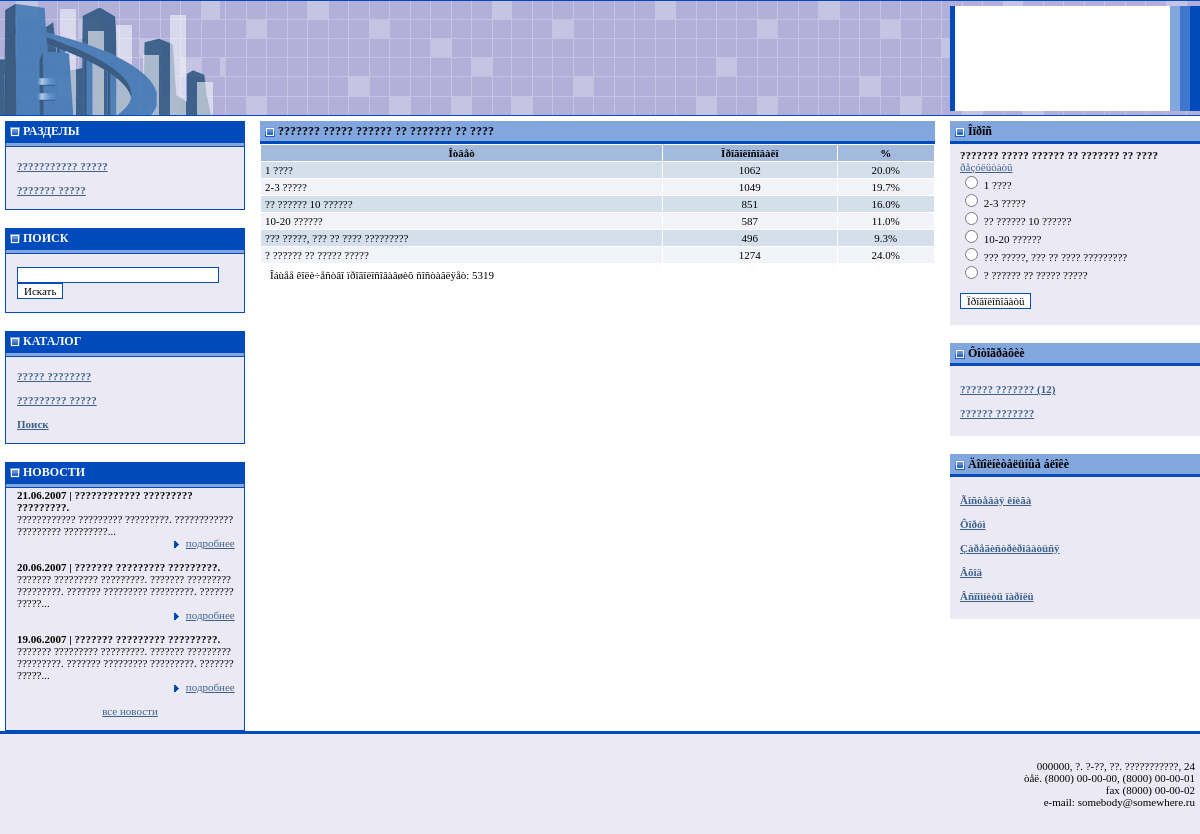
Page /source/poll.php on the committed database.
### tables this page shows
CREATE TABLE system_menu_catalog (
  id_catalog int(11) NOT NULL auto_increment,
  `name` tinytext NOT NULL,
  description text NOT NULL,
  keywords tinytext NOT NULL,
  modrewrite tinytext NOT NULL,
  pos int(11) NOT NULL default '0',
  hide enum('show','hide') NOT NULL default 'show',
  id_parent int(11) NOT NULL default '0',
  PRIMARY KEY  (id_catalog)
);

CREATE TABLE system_catalog (
  id_catalog int(11) NOT NULL auto_increment,
  `name` tinytext NOT NULL,
  description text NOT NULL,
  keywords tinytext NOT NULL,
  modrewrite tinytext NOT NULL,
  pos int(11) NOT NULL default '0',
  hide enum('show','hide') NOT NULL default 'show',
  id_parent int(11) NOT NULL default '0',
  PRIMARY KEY  (id_catalog)
);

CREATE TABLE system_news (
  id_news int(11) NOT NULL auto_increment,
  `name` tinytext NOT NULL,
  body text NOT NULL,
  putdate datetime NOT NULL default '0000-00-00 00:00:00',
  url tinytext NOT NULL,
  urltext tinytext NOT NULL,
  urlpict tinytext NOT NULL,
  hide enum('show','hide') NOT NULL default 'show',
  PRIMARY KEY  (id_news),
  FULLTEXT KEY `name` (`name`,body)
);

CREATE TABLE system_poll (
  id_catalog int(11) NOT NULL auto_increment,
  `name` text,
  archive enum('archive','active') NOT NULL default 'archive',
  hide enum('show','hide') NOT NULL default 'show',
  putdate datetime default NULL,
  PRIMARY KEY  (id_catalog)
);

CREATE TABLE system_poll_answer (
  id_position int(10) NOT NULL auto_increment,
  `name` text,
  pos int(4) default NULL,
  hits int(11) default NULL,
  id_catalog int(11) default NULL,
  PRIMARY KEY  (id_position)
);

CREATE TABLE system_photo_catalog (
  id_catalog int(11) NOT NULL auto_increment,
  `name` tinytext NOT NULL,
  description text NOT NULL,
  hide enum('show','hide') NOT NULL default 'show',
  pos int(11) NOT NULL,
  PRIMARY KEY  (id_catalog)
);

### source/config/config.php (called while the page is built, shortened)
<?php
  $tbl_news             = 'system_news';
  $tbl_catalog          = 'system_menu_catalog';
  $tbl_cat_catalog      = 'system_catalog';
  $tbl_contactaddress   = 'system_contactaddress';
  $tbl_poll             = 'system_poll';
  $tbl_poll_answer      = 'system_poll_answer';
  $tbl_photo_catalog    = 'system_photo_catalog';
  $tbl_photo_position   = 'system_photo_position';
?>

### source/poll.php (the view, shortened to what this page needs)
<?php
  require_once("config/config.php");
  require_once("dmn/utils/utils.print_page.php");
  require_once("utils.title.php");
  try
  {
    $query = "SELECT * FROM $tbl_poll
              WHERE archive = 'active' AND
      	            hide = 'show'";
    $pol = mysql_query($query);
    if(mysql_num_rows($pol)) $poll = mysql_fetch_array($pol);
    require_once ("templates/top.php");
    echo title($poll['name']);
    $query = "SELECT SUM(hits) FROM $tbl_poll_answer
              WHERE id_catalog = $poll[id_catalog]";
    $tot = mysql_query($query);
    $total = mysql_result($tot, 0);
    $query = "SELECT * FROM $tbl_poll_answer
              WHERE id_catalog = $poll[id_catalog]
              ORDER BY pos";
    $ans = mysql_query($query);
    if(mysql_num_rows($ans))
    {
      echo "<table width=100%
                   border=0
                   cellspacing=1
                   cellpadding=1>
            <tr class=stable_tr_ttl_clr>
              <td align=center class=stable_txt>
                <b>Îòâåò</b>
              </td>
              <td align=center class=stable_txt>
                <b>Ïðîãîëîñîâàëî</b>
              </td>
              <td align=center class=stable_txt>
                <b>%</b>
              </td>
            </tr>";
      $i = 0;
      while($answer = mysql_fetch_array($ans))
      {
        if($i++ % 2) $class = "stable_tr_clr2";
        else $class = "stable_tr_clr1";
        echo "<tr class=\"$class\">
                <td class=stable_txt>$answer[name]</td>
                <td class=stable_txt align=center>$answer[hits]</td>
                <td class=stable_txt align=center>".sprintf("%01.1f%s",
                      $answer['hits']/$total*100,'%')."</td>
              </tr>";
      }
      echo "</table>";
      echo "<div class=main_txt>Îáùåå êîëè÷åñòâî ïðîãîëîñîâàâøèõ ñîñòàâëÿåò: $total</div>";
    }
    require_once ("templates/bottom.php");
  }
  catch(ExceptionMySQL $exc)
  {
    require_once("exception_mysql_debug.php");
  }
  catch(ExceptionMySQL $exc)
  {
    require_once("exception_mysql_debug.php");
  }
  catch(ExceptionMember $exc)
  {
    require_once("exception_member_debug.php");
  }
?>

### source/templates/top.php (shortened to what this page needs)
<?php
  require_once("config/config.php");
  require_once("dmn/utils/utils.print_page.php");
?>
<html>
<head>
<link href="site.css" rel="stylesheet" type="text/css">
</head>
<body bgcolor="#FFFFFF" text="#000000" topmargin="0" bottommargin="0" rightmargin="0" leftmargin="0" marginwidth="0" marginheight="0">
<table width="100%" height="100%" border="0" cellpadding="0" cellspacing="0">
<tr>
<td height="116" background="dataimg/bg_main.gif">
<table width="100%" height="100%" border="0" cellpadding="0" cellspacing="0">
<tr>
<td width="220" nowrap background="/dataimg/bg_city.gif">&nbsp;</td>
<td>&nbsp;</td>
<td width="250" background="dataimg/bg_autorize.gif">
</td>
</tr>
</table>
</td>
</tr>
<tr>
<td valign="top">
<table width="100%" border="0" cellspacing="0" cellpadding="0">
<tr>
<td width="250" align="center" valign="top" style="padding-top: 5px;">
<table width="240" border="0" cellpadding="0" cellspacing="0" bgcolor="#004BBC">
<tr>
<td height="20" class="menu_ttl"><img src="dataimg/dot_ttl.gif" align="absmiddle"> РАЗДЕЛЫ</td>
</tr>
<tr>
<td>
<table width="100%" border="0" cellspacing="1" cellpadding="1">
<tr>
<tr>
<td height="3" nowrap bgcolor="#82A6DE"></td>
</tr>
<tr>
<td bgcolor="#EBEAF4">
<table width="100%" border="0" cellspacing="0" cellpadding="0">
<tr>
  <td width="100%" height="25" align="left" class="in_input_txt"><br>
  <?php
    $query = "SELECT * FROM $tbl_catalog
              WHERE hide = 'show' AND id_parent = 0
              ORDER BY pos";
    $cat = mysql_query($query);
    if(mysql_num_rows($cat))
    {
      while($catalog = mysql_fetch_array($cat))
      {
        echo "<b><a href=index.php?id_catalog=$catalog[id_catalog]
                    class=\"rightpanel_lnk\">$catalog[name]</a></b><br><br>";
      }
    }
  ?>
  </td>
</tr>
</table>
</td>
</tr>
</table>
</td>
</tr>
</table>
<br>
<table width="240" border="0" cellpadding="0" cellspacing="0" bgcolor="#004BBC">
<tr>
<td height="20" class="menu_ttl"><img src="dataimg/dot_ttl.gif" align="absmiddle"> ПОИСК</td>
</tr>
<tr>
<td>
<table width="100%" border="0" cellspacing="1" cellpadding="1">
<tr>
<tr>
<td height="3" nowrap bgcolor="#82A6DE"></td>
</tr>
<tr>
<td bgcolor="#EBEAF4">
<table width="100%" border="0" cellspacing="0" cellpadding="0">
<tr>
    <form action=search_fulltext.php method=GET>
  <td width="100%" height="25" align="left" class="in_input_txt"><br>
      <input type=text class=in_input size=30 name=name value="<?= htmlspecialchars(stripslashes($_GET['name']), ENT_QUOTES); ?>">
      <input type=submit class=in_input value="Искать"><br><br>
  </td>
    </form>
</tr>
</table>
</td>
</tr>
</table>
</td>
</tr>
</table>
<br>
<table width="240" border="0" cellpadding="0" cellspacing="0" bgcolor="#004BBC">
<tr>
<td height="20" class="menu_ttl"><img src="dataimg/dot_ttl.gif" align="absmiddle"> КАТАЛОГ</td>
</tr>
<tr>
<td>
<table width="100%" border="0" cellspacing="1" cellpadding="1">
<tr>
<tr>
<td height="3" nowrap bgcolor="#82A6DE"></td>
</tr>
<tr>
<td bgcolor="#EBEAF4">
<table width="100%" border="0" cellspacing="0" cellpadding="0">
<tr>
  <td width="100%" height="25" align="left" class="in_input_txt"><br>
  <?php
    $query = "SELECT * FROM $tbl_cat_catalog
              WHERE hide = 'show' AND id_parent = 0
              ORDER BY pos";
    $cat = mysql_query($query);
    if(mysql_num_rows($cat))
    {
      while($catalog = mysql_fetch_array($cat))
      {
        echo "<b><a href=index.php?id_catalog=$catalog[id_catalog]
                    class=\"rightpanel_lnk\">$catalog[name]</a></b><br><br>";
      }
      echo "<b><a href=catalog_search.php
                  class=\"rightpanel_lnk\">Поиск</a></b><br><br>";
    }
  ?>
  </td>
</tr>
</table>
</td>
</tr>
</table>
</td>
</tr>
</table>
<br>
<table width="240" border="0" cellpadding="0" cellspacing="0" bgcolor="#004BBC">
<tr>
<td height="20" class="menu_ttl"><img src="dataimg/dot_ttl.gif" align="absmiddle"> НОВОСТИ</td>
</tr>
<tr>
<td>
<table width="100%" border="0" cellspacing="1" cellpadding="1">
<tr>
<tr>
<td height="3" nowrap bgcolor="#82A6DE"></td>
</tr>
<tr>
<td bgcolor="#EBEAF4">
<table width="100%" border="0" cellspacing="0" cellpadding="0">
<tr>
  <td width="100%" height="25" align="left" class="in_input_txt">
  <?php
    $query = "SELECT id_news,
                     name,
                     body,
                     DATE_FORMAT(putdate,'%d.%m.%Y') as putdate_format,
                     url,
                     urltext,
                     urlpict,
                     hide
              FROM $tbl_news
              WHERE hide = 'show'
              ORDER BY putdate DESC
              LIMIT 3";
    $new = mysql_query($query);
    if(mysql_num_rows($new))
    {
      $patt = array("[b]", "[/b]", "[i]", "[/i]");
      $repl = array("", "", "", "");
      $pattern_url = "|\[url[^\]]*\]|";
      $pattern_b_url = "|\[/url[^\]]*\]|";
      while($news_up = mysql_fetch_array($new))
      {
        if(strlen($news_up['body']) > 100)
        {
          $news_up['body'] = substr($news_up['body'], 0, 100)."...";
          $news_up['body'] = str_replace($patt, $repl, $news_up['body']);
          $news_up['body'] = preg_replace($pattern_url, "", $news_up['body']);
          $news_up['body'] = preg_replace($pattern_b_url, "", $news_up['body']);
        }
        echo "<b>$news_up[putdate_format] | ".print_page($news_up['name'])."</b>
            <br>
            ".print_page($news_up['body'])."
            <div align=\"right\">
              <a href=\"news.php?id_news=$news_up[id_news]\"
                 class=\"rightpanel_lnk\">
                 <img src=\"dataimg/dot_lnk.gif\" hspace=\"6\" border=\"0\" align=\"absmiddle\">подробнее</a>&nbsp;&nbsp;&nbsp;
            </div>
            <br>";
      }
    }
    echo "<div align=\"center\">
            <a href=\"news.php\"
               class=\"rightpanel_lnk\">все новости</a><br>
          </div><br>";
  ?>
  </td>
</tr>
</table>
</td>
</tr>
</table>
</td>
</tr>
</table>
</td>
<td valign="top" style="padding-top: 5px; padding-left: 10px; padding-right: 15px; padding-bottom: 10px;">

### source/dmn/utils/utils.print_page.php (shortened to what this page needs)
<?php
  function print_page($postbody)
  {
    $postbody = preg_replace_callback(
              "|([a-zà-ÿ\d!]{35,})|i",
              "split_text",
              $postbody);
    $postbody = htmlspecialchars($postbody, ENT_QUOTES);
    $pattern = "#\[b\](.+)\[\/b\]#isU";
    $postbody = preg_replace($pattern,
                             '<b>\\1</b>',
                             $postbody);
    $pattern = "#\[i\](.+)\[\/i\]#isU";
    $postbody = preg_replace($pattern,
                             '<i>\\1</i>',
                             $postbody);
    $pattern = "#\[u\](.+)\[\/u\]#isU";
    $postbody = preg_replace($pattern,
                             '<u>\\1</u>',
                             $postbody);
    $pattern = "#\[sup\](.+)\[\/sup\]#isU";
    $postbody = preg_replace($pattern,
                             '<sup>\\1</sup>',
                             $postbody);
    $pattern = "#\[sub\](.+)\[\/sub\]#isU";
    $postbody = preg_replace($pattern,
                             '<sub>\\1</sub>',
                             $postbody);
    $pattern = "#\[url\][\s]*([\S]*)[\s]*\[\/url\]#si";
    $postbody = preg_replace_callback($pattern,
               "url_replace",
                $postbody);
    $pattern = "#\[url[\s]*=[\s]*([\S]+)[\s]*\][\s]*([^\[]*)\[/url\]#isU";
    $postbody = preg_replace_callback($pattern,
               "url_replace_name",
                $postbody);
    return $postbody;
  }
?>

### source/utils.title.php (shortened to what this page needs)
<?php
  function title($title)
  {
    return '<table width="100%" border="0" cellpadding="0" cellspacing="0">
        <tr>
          <td height="20" bgcolor="#82A6DE" class="rightpanel_ttl">
            <img src="dataimg/dot_ttl.gif" align="absmiddle">
            '.htmlspecialchars($title).'
          </td>
        </tr>
        <tr>
          <td height="3" nowrap bgcolor="#004BBC"></td>
        </tr>
        </table>';
  }
?>

### source/templates/bottom.php (shortened to what this page needs)
</td>
<td width="250" valign="top" style="padding-top: 5px;">
<table width="100%" border="0" cellpadding="0" cellspacing="0">
<tr>
<td height="20" bgcolor="#82A6DE" class="rightpanel_ttl"><img src="dataimg/dot_ttl.gif" align="absmiddle"> Îïðîñ</td>
</tr>
<tr>
<td height="3" nowrap bgcolor="#004BBC"></td>
</tr>
<tr>
<td bgcolor="#EBEAF4" class="rightpanel_txt">
  <?php
    $query = "SELECT * FROM $tbl_poll
              WHERE archive = 'active' AND
      	            hide = 'show'";
    $pol = mysql_query($query);
    if(mysql_num_rows($pol))
    {
      $poll = mysql_fetch_array($pol);
      echo "<b>$poll[name]</b><br>
            <a class=\"rightpanel_lnk\" href=poll.php>ðåçóëüòàòû</a>";
      $query = "SELECT * FROM $tbl_poll_answer
                WHERE id_catalog = $poll[id_catalog]
                ORDER BY pos";
      $ans = mysql_query($query);
      if(mysql_num_rows($ans))
      {
        echo "<form action=poll.php method=post>";
        while($answers = mysql_fetch_array($ans))
        {
          echo "<input type=radio name=id_position value=\"$answers[id_position]\"> $answers[name]<br>";
        }
        echo "<br><input class=in_input type=submit value=Ïðîãîëîñîâàòü>";
        echo "</form>";
      }
    }
  ?>
</td>
</tr>
<tr>
<td>&nbsp;</td>
</tr>
<tr>
<td height="20" bgcolor="#82A6DE" class="rightpanel_ttl"><img src="dataimg/dot_ttl.gif" align="absmiddle"> Ôîòîãðàôèè</td>
</tr>
<tr>
<td height="3" nowrap bgcolor="#004BBC"></td>
</tr>
<tr>
<td bgcolor="#EBEAF4" class="rightpanel_txt"><br>
<?php
  $query = "SELECT * FROM $tbl_photo_catalog
            WHERE hide = 'show'";
  $cat = mysql_query($query);
  if(mysql_num_rows($cat) > 1)
  {
    while($catalog_photo = mysql_fetch_array($cat))
    {
      $query = "SELECT COUNT(*) FROM $tbl_photo_position
                WHERE id_catalog = $catalog_photo[id_catalog] AND
                      hide = 'show'";
      $cnt = mysql_query($query);
      $total = mysql_result($cnt, 0);
      if($total > 0) $total = "&nbsp;($total)";
      else $total = "";
      echo "<b><a href=gallery.php?id_catalog=$catalog_photo[id_catalog]
                    class=\"rightpanel_lnk\">".
           "{$catalog_photo[name]}$total</a></b><br><br>";
    }
  }
?>
</td>
</tr>
<tr>
<td>&nbsp;</td>
</tr>
<tr>
<td height="20" bgcolor="#82A6DE" class="rightpanel_ttl"><img src="dataimg/dot_ttl.gif" align="absmiddle"> Äîïîëíèòåëüíûå áëîêè</td>
</tr>
<tr>
<td height="3" nowrap bgcolor="#004BBC"></td>
</tr>
<tr>
<td bgcolor="#EBEAF4" class="rightpanel_txt"><br>
  <b><a href=guestbook.php class="rightpanel_lnk">Ãîñòåâàÿ êíèãà</a></b><br><br>
  <b><a href=forum/ class="rightpanel_lnk">Ôîðóì</a></b><br><br>
  <b><a href=register.php class="rightpanel_lnk">Çàðåãèñòðèðîâàòüñÿ</a></b><br><br>
  <b><a href=register_enter.php class="rightpanel_lnk">Âõîä</a></b><br><br>
  <b><a href=remember.php class="rightpanel_lnk">Âñïîìíèòü ïàðîëü</a></b><br><br>
</td>
</tr>
</table>
</td>
</tr>
</table>
</td>
</tr>
<tr>
<td height="3" nowrap bgcolor="#004BBC"></td>
</tr>
<tr>
<td height="100" bgcolor="#EBEAF4" class=main_txt>
<?php
  $query = "SELECT * FROM $tbl_contactaddress LIMIT 1";
  $adr = mysql_query($query);
  $address = mysql_fetch_array($adr);
  $adr_arr = array();
  if(!empty($address['address'])) $adr_arr[] = "$address[address]";
  if(!empty($address['phone']))   $adr_arr[] = "òåë. $address[phone]";
  if(!empty($address['fax']))     $adr_arr[] = "fax $address[fax]";
  if(!empty($address['email']))   $adr_arr[] = "e-mail: $address[email]";
  if(!empty($adr_arr))
  {
    echo "<div style='text-align: right'>".implode("<br>", $adr_arr)."</div>";
  }
?>
</td>
</tr>
</table>
</body>
</html>

### rows in the picture
system_menu_catalog: name "??????????? ?????"
system_menu_catalog: name "??????? ?????"
system_catalog: name "????? ????????"
system_catalog: name "????????? ?????"
system_news: news_up "21.06.2007", name "???????????? ????????? ?????????. ???????????? ????????? ?????????. ???????????? ????????? ?????????..."
system_news: news_up "20.06.2007", name "??????? ????????? ?????????. ??????? ????????? ?????????. ??????? ????????? ?????????. ??????? ????????? ?????????. ??????? ?????..."
system_news: news_up "19.06.2007", name "??????? ????????? ?????????. ??????? ????????? ?????????. ??????? ????????? ?????????. ??????? ????????? ?????????. ??????? ?????..."
system_poll: name "??????? ????? ?????? ?? ??????? ?? ????"
system_poll_answer: name "1 ????", hits "1062", hits "20.0"
system_poll_answer: name "2-3 ?????", hits "1049", hits "19.7"
system_poll_answer: name "?? ?????? 10 ??????", hits "851", hits "16.0"
system_poll_answer: name "10-20 ??????", hits "587", hits "11.0"
system_poll_answer: name "??? ?????, ??? ?? ???? ?????????", hits "496", hits "9.3"
system_poll_answer: name "? ?????? ?? ????? ?????", hits "1274", hits "24.0"
system_photo_catalog: name "?????? ???????", total "(12)"
system_photo_catalog: name "?????? ???????"

### other values in the picture
$total "5319"
implode("<br>", $adr_arr) "000000, ?. ?-??, ??. ???????????, 24 òåë. (8000) 00-00-00, (8000) 00-00-01 fax (8000) 00-00-02 e-mail: somebody@somewhere.ru"
